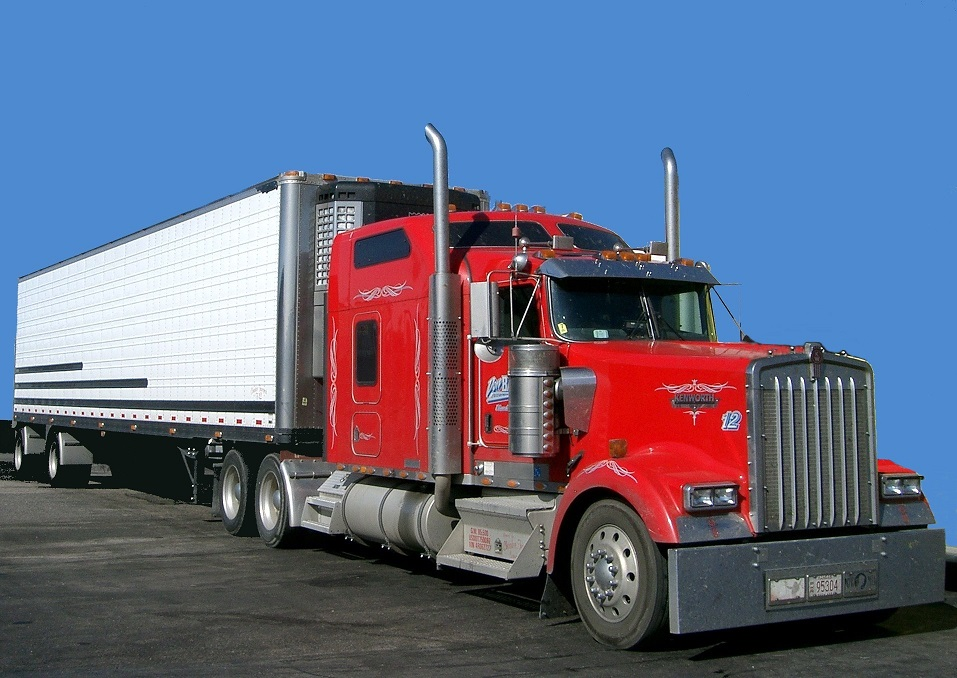
#> input picture 02_Perception/Car Detection using HOG and SVC/HOG feature extraction_demo/Truck_free_s.jpg, 957 x 678 px
$ python HOG.py
#> lines starting #> are read from the running program, lines starting #| are printed output that depends on the picture; long printed decimals are rounded
'''
Developer: M.Sc. Shiva Agrawal
Place: Germany
Version: 1.0
Date: 03.07.2019
Description:  HOG feature extraction demo script
'''

import cv2 as cv
from skimage.feature import hog # for HOG algorithm
from skimage import exposure

# import color image and convert into grayscale
image_color = cv.imread('Truck_free_s.jpg')
#> image_color is the input picture: shape (678, 957, 3); mean B, G, R 134, 106.9, 96.9
cv.imshow('original_image',image_color)
image_gray = cv.cvtColor(image_color,cv.COLOR_BGR2GRAY)
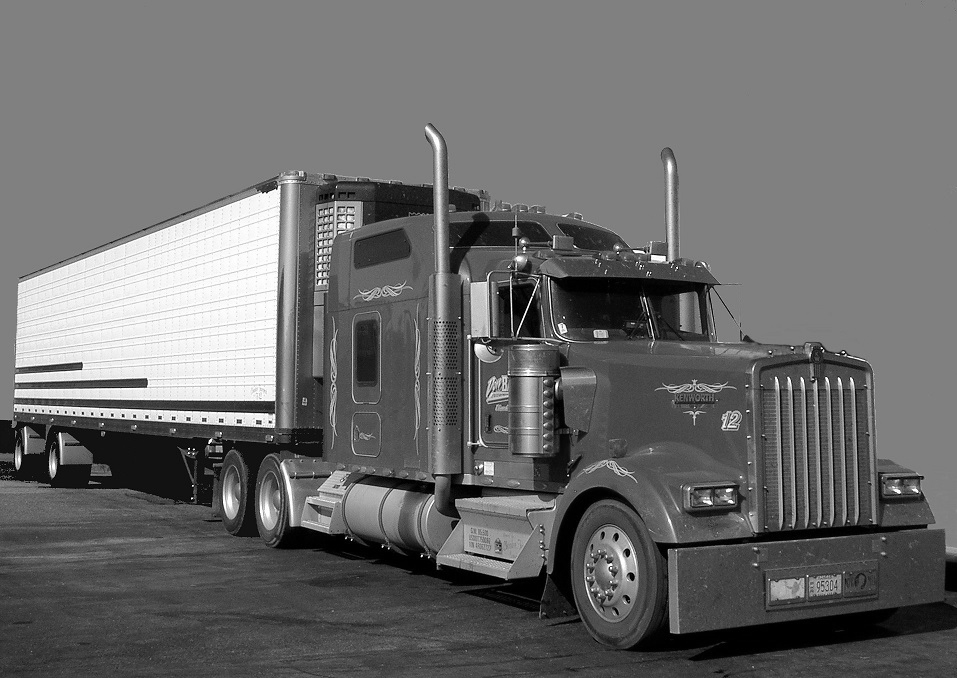
#> image_gray: shape (678, 957); min 0, max 255, mean 107
cv.imshow('grayscale image',image_gray)
print(image_gray.shape)
#| (678, 957)


# perform HOG feature extraction with 9 orientation vectors with cell size of 16 x 16
features, hog_image = hog(image_gray,orientations=9,
                          pixels_per_cell=(16,16),cells_per_block=(1,1),transform_sqrt=False, visualise=True,feature_vector=False)
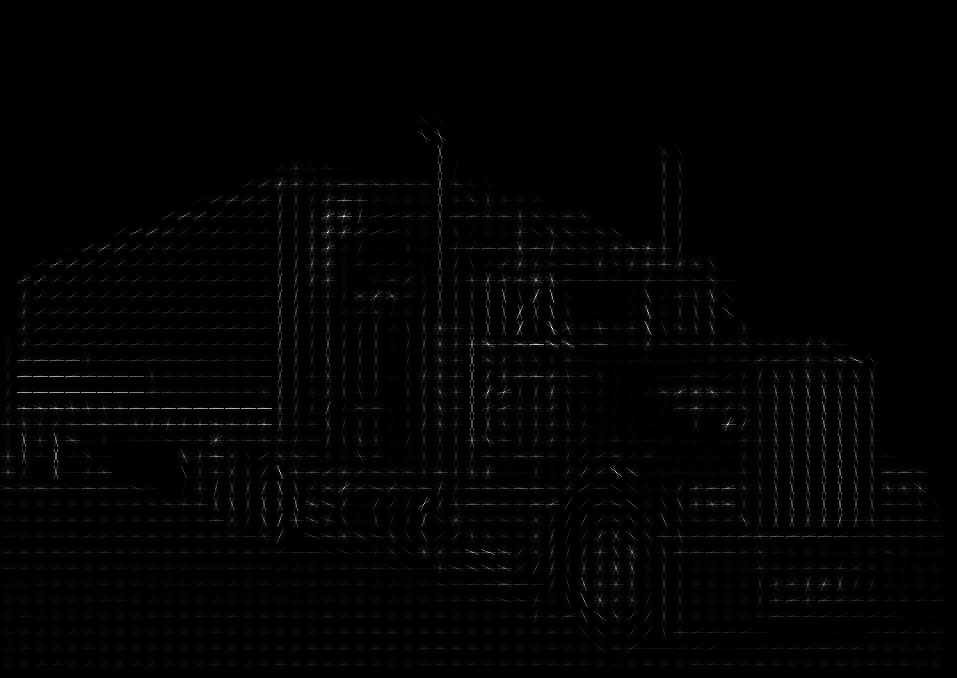
#> hog_image: shape (678, 957) float64; min 0, max 73.36, mean 0.8; drawn with min black and max white

print(features.shape)
#| (42, 59, 1, 1, 9)
print(features[12,12,:])
#| [[[0.2187 0.1531 0.4845 0.4845 0.4845 0.3338
#|    0.2782 0.1805 0.05503]]]

print(hog_image.shape)
#| (678, 957)
cv.imshow('hog image',hog_image)
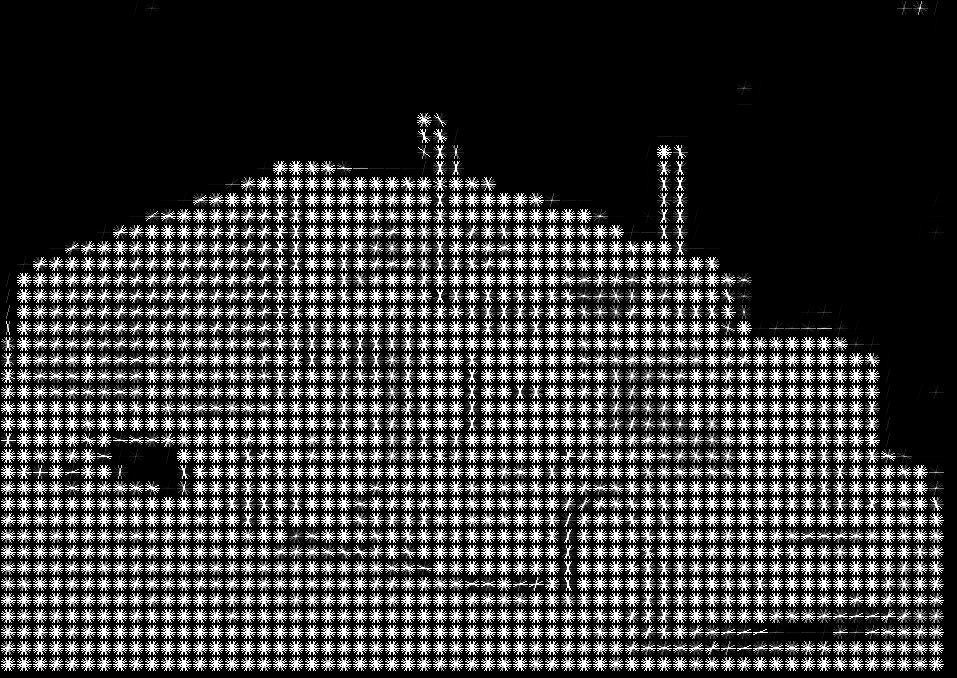
#> window 'hog image': shape (678, 957); min 0, max 255, mean 55.8

# return image after streching or shrinking its intensity levels.
hog_image_rescaled = exposure.rescale_intensity(hog_image,in_range=(0,5))
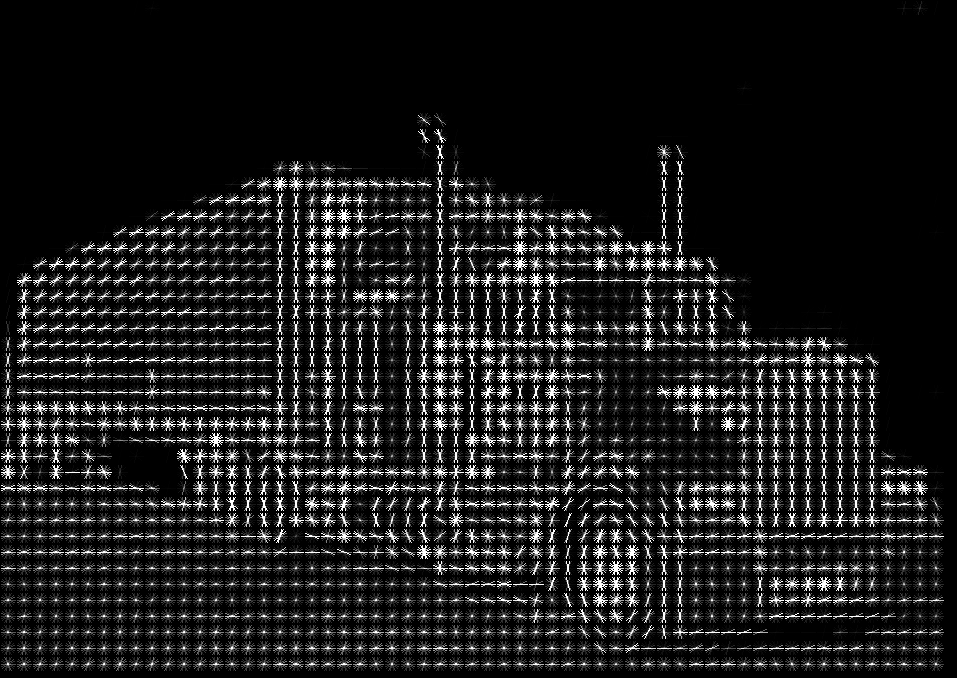
#> hog_image_rescaled: shape (678, 957) float64; min 0, max 1, mean 0.11
cv.imshow('hog image rescaled',hog_image_rescaled)
cv.waitKey(0)
